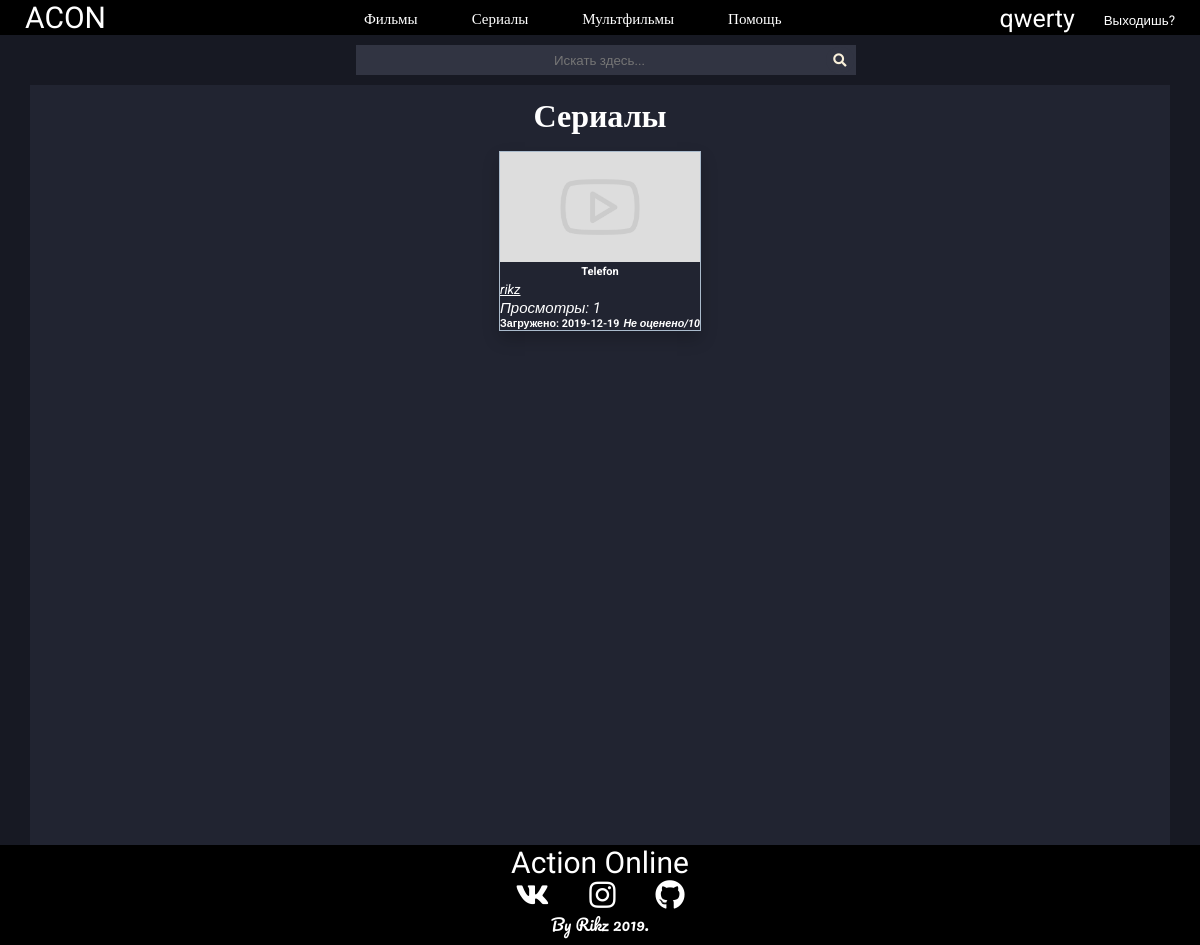
/serials (signed in), run on the app's committed database.
### tables this page shows
CREATE TABLE `files` (
  `id` int(11) UNSIGNED NOT NULL,
  `title` varchar(250) NOT NULL,
  `description` text DEFAULT NULL,
  `preview` varchar(500) DEFAULT NULL,
  `location` varchar(500) NOT NULL,
  `author` varchar(200) DEFAULT NULL,
  `main_genre` int(11) UNSIGNED NOT NULL DEFAULT 1,
  `creator` int(11) UNSIGNED NOT NULL,
  `upload_date` date NOT NULL,
  `views` int(15) UNSIGNED DEFAULT NULL,
  `middle_rating` float UNSIGNED NOT NULL DEFAULT 0,
  `showing` int(10) UNSIGNED NOT NULL,
  `moderating` int(11) UNSIGNED NOT NULL
);

### blocks/serial.php (the view, shortened to what this page needs)
<p id="flex_center"><?php accountButton(1); ?></p>
<h1 id='about'>Сериалы</h1>
	<div class="videos">
		<?php
		$query = "SELECT id,title,preview,creator,upload_date,views,middle_rating FROM `files` WHERE showing = 1 AND main_genre = 2 ORDER BY `files`.`upload_date` DESC";
		$data = mysqli_query($GLOBALS['dbc'],$query);
		$info = mysqli_fetch_assoc($data);
		while ($info) {
			if (!$info['preview'] || !file_exists($info['preview'])) {
				$info['preview'] = "images\\vid_paceholder.jpg";
			}
			if (!$info['middle_rating']) {
				$info['middle_rating'] = "Не оценено";
			}
			echo "
	        <div class='video'>
	        	<form method='GET' action='watch'>
	            <button class='videoButton' name='vid' value=".$info['id']."><img class='videoPreview' src=".$info['preview'].">
	            <h5>".$info['title']."</h5>
	            </button></form>
	            <form method='GET' action='account'>
	            <p>".accountButton($info['creator'])."</p>
	            </form>
	            <i id='homeViews'>Просмотры: ".$info['views']."</i>
	            <h6 id='homeAddInfo'>Загружено: ".$info['upload_date']."<i>".$info['middle_rating']."/10</i></h6>
	        </div>";
	        $info = mysqli_fetch_assoc($data);
		}
		?>
	</div>

### lib/mainFunctions.php (shortened to what this page needs)
<?php
  function level($user = 0, $id_view = 0 ) {
    require "lib/db.php";
    if (!$user) {
    	$user = $_SESSION["user_username"];
    }
    if ($id_view) {
      $query = "SELECT users.username AS username, roles.id
        FROM users INNER JOIN roles
         ON users.role = roles.id WHERE username = '$user'";
      $data = mysqli_query($dbc,$query);
      $info = mysqli_fetch_assoc($data);
      return $info['id'];
    }
  }
  function NameByid($id = 0) {
    if (!$id) {
      return ;
    }
    else {
      require "lib/db.php";
      $query = "SELECT username FROM `users` WHERE id = ? LIMIT 1";
      $stmt = mysqli_prepare($dbc,$query);
      mysqli_stmt_bind_param($stmt, 'i', $id);
      mysqli_stmt_execute($stmt);
      mysqli_stmt_bind_result($stmt,$user);
      return $user;
    }
  }
  function accountButton($id,$text = '') {
    return "<button type='submit' id='idNameButton' name='user_link' value=".$id.">".$text."<i class='line_under'>".NameByid($id)."</i></button>";
  }
?>

### style/style.css (style rules this page uses)
* { margin: 0; padding: 0; font-family: 'Roboto', sans-serif; }
html, body { height:100%; }
body { background-color: #171923; color: white; }
.videos { display: flex; flex-wrap: wrap; justify-content: center; margin-top: 10px; }
.video { margin: 0 10px 10px 10px; margin-bottom: 10px; max-width: 200px; box-shadow: 0px 8px 16px 0px rgba(0,0,0,0.2); border: 1px #abc solid; }
#homeViews { font-size: 15px; }
#homeAddInfo { display: flex; flex-wrap: wrap; justify-content: space-between; align-items: flex-end; }
.videoPreview { width: 200px; height: 110px; }
.videoButton { cursor: pointer; border: none; color: white; background-color: #212431; }
.line_under { text-decoration: underline; }
#about { margin-bottom: 0; display: flex; justify-content: center; color: white; text-decoration: none; font-family: 'Pacifico', cursive; }
#idNameButton { cursor: pointer; border: none; color: white; background-color: #212431; }

### data on the page
files: $info['id'] 34 (drawn), title "Telefon", id "rikz", views "1", upload_date "2019-12-19", middle_rating "Не оценено"

### other printed values
$_SESSION['user_username'] "qwerty"
